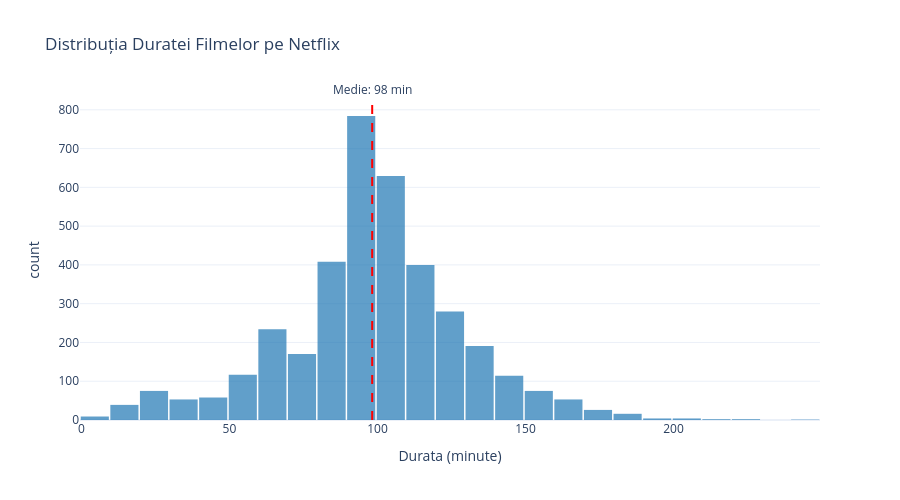

Notebook cell for this chart:
### Markdown cell above
5.3. Analiza Duratei: Filme
Înțelegerea distribuției duratei filmelor poate informa deciziile privind producția și achiziția de conținut. Există o durată "standard" preferată de public? Această analiză va dezvălui dacă filmele mai scurte sau mai lungi sunt mai comune.

### Code cell
#Filtrăm doar filmele și eliminăm valorile lipsă
movies = df_clean[df_clean['type'] == 'MOVIE'].dropna(subset=['runtime'])

#Crearea unei histograme interactive cu Plotly
fig = px.histogram(movies,
                    x='runtime',
                    nbins=40,
                    title='Distribuția Duratei Filmelor pe Netflix',
                    labels={'runtime': 'Durata (minute)'},
                    color_discrete_sequence=['#1f77b4'],
                    opacity=0.7)

#Adăugarea unei linii pentru medie
mean_runtime = movies['runtime'].mean()
fig.add_vline(x=mean_runtime, line_dash="dash", line_color="red",
                annotation_text=f'Medie: {mean_runtime:.0f} min',
                annotation_position="top")

fig.update_layout(
    template='plotly_white',
    width=900,
    height=500,
    bargap=0.05
)

fig.show()

#Statistici descriptive
print(f"""
Statistici Descriptive pentru Durata Filmelor:
• Media: {movies['runtime'].mean():.2f} minute
• Mediana: {movies['runtime'].median():.2f} minute
• Deviația Standard: {movies['runtime'].std():.2f} minute
• Durata minimă: {movies['runtime'].min():.0f} minute
• Durata maximă: {movies['runtime'].max():.0f} minute
""")

print("""
Concluzie:
Majoritatea filmelor au o durată cuprinsă între 80 și 120 de minute,
cu o medie în jur de 100 de minute. Aceasta indică faptul că există o
durată "standard" așteptată de public pentru un film.
Filmele extrem de scurte (<60 min) sau extrem de lungi (>180 min) sunt mai puțin comune.
Pentru o strategie de producție, aceasta înseamnă că țintirea acestui interval
optim ar putea maximiza atractivitatea pentru public.
""")

### Figure 1 — Plotly figure (JSON) as saved in the notebook; plotly's stock layout.template omitted (floating-point values rounded to 4 significant figures; data arrays with more than 128 entries replaced by an {"elided": "..."} marker saying what was removed)
{"data": [{"bingroup": "x", "hovertemplate": "Durata (minute)=%{x}<br>count=%{y}<extra></extra>", "legendgroup": "", "marker": {"color": "#1f77b4", "opacity": 0.7, "pattern": {"shape": ""}}, "name": "", "nbinsx": 40, "orientation": "v", "showlegend": false, "type": "histogram", "x": {"elided": "3744 int values"}, "xaxis": "x", "yaxis": "y"}], "layout": {"annotations": [{"showarrow": false, "text": "Medie: 98 min", "x": 98.21, "xanchor": "center", "xref": "x", "y": 1, "yanchor": "bottom", "yref": "y domain"}], "bargap": 0.05, "barmode": "relative", "height": 500, "legend": {"tracegroupgap": 0}, "shapes": [{"line": {"color": "red", "dash": "dash"}, "type": "line", "x0": 98.21, "x1": 98.21, "xref": "x", "y0": 0, "y1": 1, "yref": "y domain"}], "title": {"text": "Distribuția Duratei Filmelor pe Netflix"}, "width": 900, "xaxis": {"anchor": "y", "domain": [0, 1], "title": {"text": "Durata (minute)"}}, "yaxis": {"anchor": "x", "domain": [0, 1], "title": {"text": "count"}}}}
